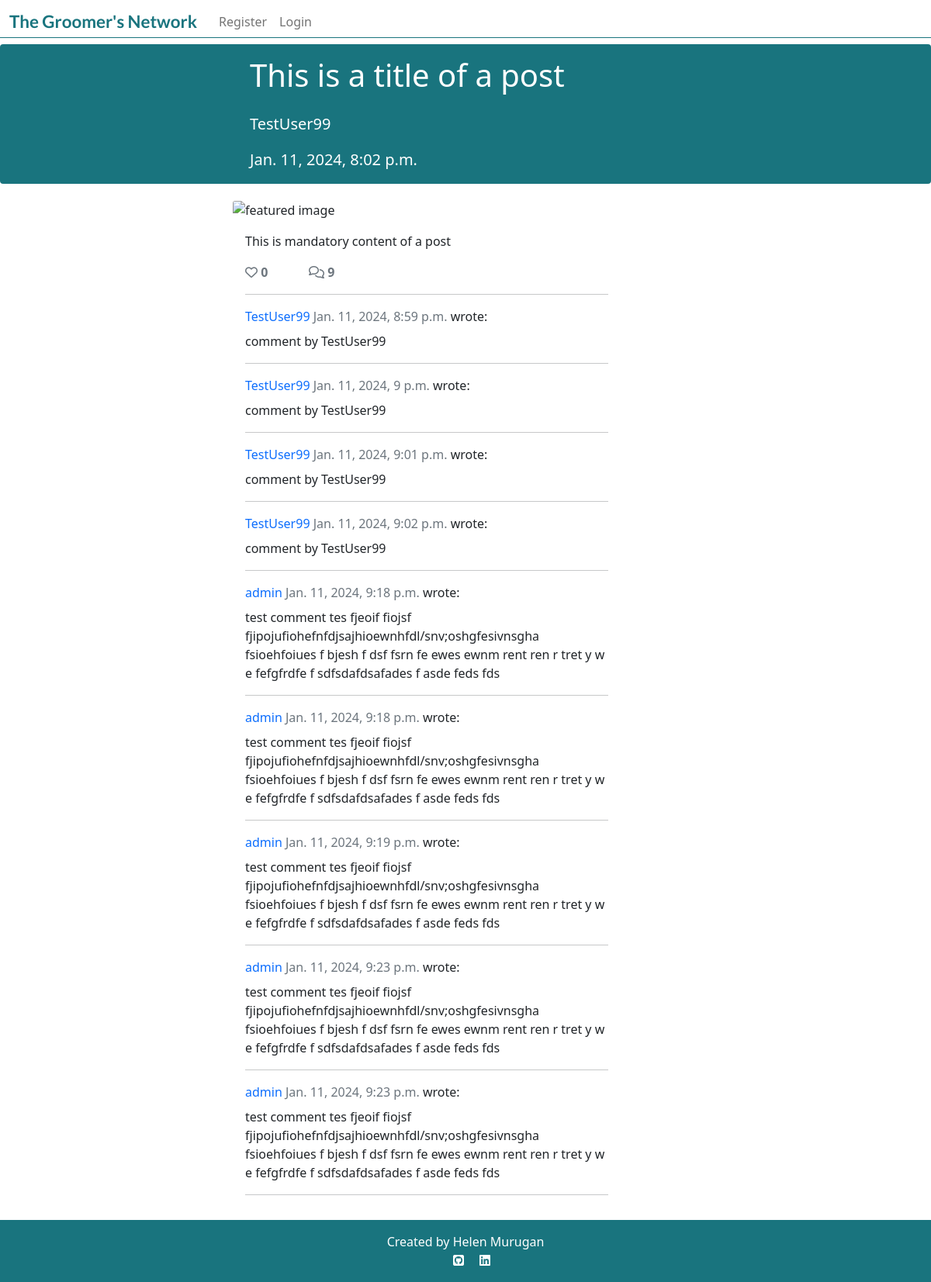
The page /posts/this-is-a-title-of-a-post-20240111200256/ on the database its author committed.
### post/models.py (models this page shows, shortened)
class Post(models.Model):
    title = models.CharField(
        max_length=150,
        verbose_name="Title",
        )
    slug = models.SlugField(
        max_length=150,
        unique=True
        )
    author = models.ForeignKey(
        User,
        on_delete=models.CASCADE,
        related_name="post_posts"
    )
    content = models.TextField(
        blank=False,
        null=False,
    )
    featured_image = CloudinaryField(
        'image',
        default='placeholder',
        blank=True,
        null=True,
        )
    tagline = models.CharField(
        max_length=200,
        null=True,
        blank=True,
    )
    created_on = models.DateTimeField(
        auto_now_add=True
        )
    updated_on = models.DateTimeField(
        auto_now=True
        )
    likes = models.ManyToManyField(
        User,
        related_name='post_likes',
        blank=True,
        )
    class Meta:
        ordering = ["-created_on"]
    def number_of_likes(self):
        return self.likes.count()

class Comment(models.Model):
    post = models.ForeignKey(
        Post,
        on_delete=models.CASCADE,
        related_name="comments"
        )
    name = models.CharField(
        blank=True,
        null=True,
        max_length=80
        )
    author = models.ForeignKey(
        User,
        on_delete=models.CASCADE,
        related_name="post_comment"
        )
    body = models.TextField()
    created_on = models.DateTimeField(
        auto_now_add=True
    )
    approved = models.BooleanField(default=True)
    class Meta:
        ordering = ["created_on"]

### post/views.py (the view, shortened to what this page needs)
class PostDetail(View):
    def get(self, request, slug, *args, **kwargs):
        queryset = Post.objects
        post = get_object_or_404(queryset, slug=slug)
        comments = post.comments.filter(approved=True).order_by("created_on")
        liked = False
        if post.likes.filter(id=self.request.user.id).exists():
            liked = True
        return render(
            request,
            "post_detail.html",
            {
                "post": post,
                "comments": comments,
                "liked": liked,
                "comment_form": CommentForm(),
            },
        )

### templates/post_detail.html (shortened to what this page needs)
{% extends 'base.html' %}
{% block content %}
{% load crispy_forms_tags %}
<div class="container-fluid masthead">
    <div class="row">
        <div class="card masthead-text">
            <div class="card-body col-xl-5 offset-xl-3 col-md-8 offset-md-2">
                <h1 class="card-title mb-4">{{ post.title }}</h1>
                <p class="card-text masthead-subheading">
                    <a href="{% url 'profile' post.author %}" class="no-decoration masthead-author">
                        {{ post.author }}
                    </a>
                </p>
                <p class="card-text masthead-subheading">{{ post.created_on }}</p>
            </div>
        </div>
    </div>
</div>
<div class="card col-xl-5 offset-xl-3 col-md-8 offset-md-2">
    <div class="card-img-top">
        {% if "placeholder" in post.featured_image.url %}
        <img class="card-img-top"
            src="/static/images/labrador-placeholder-grey-bkgd.png"
            alt="placeholder AI image of yellow labrador running with grey background">
        {% else %}
        <img class="card-img-top" src=" {{ post.featured_image.url }}"
            alt="featured image">
        {% endif %}
    </div>
    <div class="card-body">
        <p class="card-text">
            {{ post.content | safe }}
        </p>
        <div class="row">
            <div class="col-2">
                <strong>
                    {% if user.is_authenticated %}
                    <form class="d-inline" action="{% url 'post_like' post.slug %}" method="POST">
                        {% csrf_token %}
                        {% if liked %}
                        <button type="submit" name="post_id" value="{{post.slug}}" class="btn-like" aria-label="heart icon liked"><i class="fas fa-heart"></i></button>
                        {% else %}
                        <button type="submit" name="post_id" value="{{post.slug}}" class="btn-like" aria-label="heart icon not liked"><i class="far fa-heart"></i></button>
                        {% endif %}
                    </form>
                    {% else %}
                    <span class="text-secondary"><i class="far fa-heart"></i></span>
                    {% endif %}
                <span class="text-secondary">{{ post.number_of_likes }} </span>
                </strong>
            </div>
            <div class="col-2">
                {% with comments.count as total_comments %}
                <strong class="text-secondary"><i class="far fa-comments"></i>
                    {{ total_comments }}</strong>
                {% endwith %}
            </div>
        </div>
        <div class="row">
            <div class="col">
                <hr>
            </div>
        </div>
        <div>
            <div>
                {% for comment in comments %}
                <div class="mb-2">
                    <p class="mb-2">
                        <a href="{% url 'profile' comment.name %}" class="no-decoration">
                            {{ comment.name }}
                        </a>
                        <span class="text-muted">
                            {{ comment.created_on }}
                        </span>
                        wrote:
                    </p>
                    {{ comment.body | safe }}
                </div>
                <div>
                    <hr>
                </div>
                {% endfor %}
            </div>
        </div>
    </div>
</div>
{% endblock content %}

### static/css/style.css (style rules this page uses)
.card { border: none; background-color: transparent; }
.masthead { height: 25vh; }
.masthead-text { background-color: #19747E; color: white; }
.masthead-subheading { color: white; font-size: 1.25rem; font-weight: 500; }
.masthead-author, .masthead-author:hover { color: white; }
.no-decoration { text-decoration: none; }

### rows shown on the page
Post: title "This is a title of a post", author "TestUser99", created_on "Jan. 11, 2024, 8:02 p.m.", content "This is mandatory content of a post", number_of_likes "0"
Comment: name "TestUser99", created_on "Jan. 11, 2024, 8:59 p.m.", body "comment by TestUser99"
Comment: name "TestUser99", created_on "Jan. 11, 2024, 9 p.m.", body "comment by TestUser99"
Comment: name "TestUser99", created_on "Jan. 11, 2024, 9:01 p.m.", body "comment by TestUser99"
Comment: name "TestUser99", created_on "Jan. 11, 2024, 9:02 p.m.", body "comment by TestUser99"
Comment: name "admin", created_on "Jan. 11, 2024, 9:18 p.m.", body "test comment tes fjeoif fiojsf fjipojufiohefnfdjsajhioewnhfdl/snv;oshgfesivnsgha fsioehfoiues f bjesh f dsf fsrn fe ewes ewnm rent ren r tret y w e fefgfrdfe f sdfsdafdsafades f asde feds fds"
Comment: name "admin", created_on "Jan. 11, 2024, 9:18 p.m.", body "test comment tes fjeoif fiojsf fjipojufiohefnfdjsajhioewnhfdl/snv;oshgfesivnsgha fsioehfoiues f bjesh f dsf fsrn fe ewes ewnm rent ren r tret y w e fefgfrdfe f sdfsdafdsafades f asde feds fds"
Comment: name "admin", created_on "Jan. 11, 2024, 9:19 p.m.", body "test comment tes fjeoif fiojsf fjipojufiohefnfdjsajhioewnhfdl/snv;oshgfesivnsgha fsioehfoiues f bjesh f dsf fsrn fe ewes ewnm rent ren r tret y w e fefgfrdfe f sdfsdafdsafades f asde feds fds"
Comment: name "admin", created_on "Jan. 11, 2024, 9:23 p.m.", body "test comment tes fjeoif fiojsf fjipojufiohefnfdjsajhioewnhfdl/snv;oshgfesivnsgha fsioehfoiues f bjesh f dsf fsrn fe ewes ewnm rent ren r tret y w e fefgfrdfe f sdfsdafdsafades f asde feds fds"
Comment: name "admin", created_on "Jan. 11, 2024, 9:23 p.m.", body "test comment tes fjeoif fiojsf fjipojufiohefnfdjsajhioewnhfdl/snv;oshgfesivnsgha fsioehfoiues f bjesh f dsf fsrn fe ewes ewnm rent ren r tret y w e fefgfrdfe f sdfsdafdsafades f asde feds fds"

### other values the page prints
{{ total_comments }} "9"
